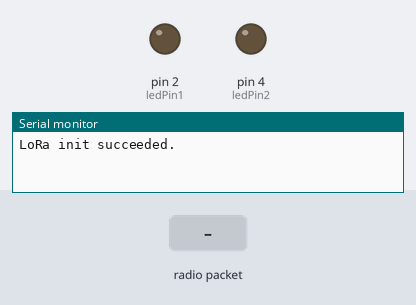
Simulated run of this sketch. Board: Arduino Uno, built with avr-gcc and run on an emulated ATmega328P. Parts: output pins drawn as LEDs (lit = HIGH), the last lines printed to the serial monitor. The test bench sets the inputs (shaded band). No radio packets arrive unless stated.

Above: at 1.2 s.
1.3 s: radio packet "LED1 TOGGLE" arrives
At 3.0 s:
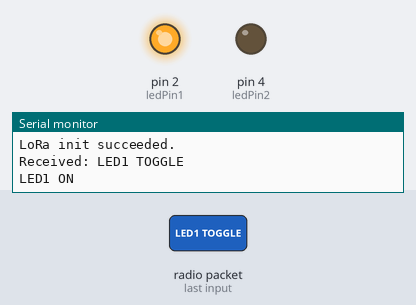
3.8 s: radio packet "LED2 TOGGLE" arrives
At 6.0 s:
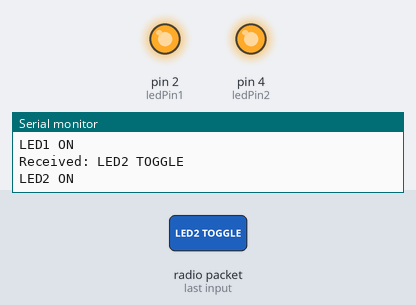
6.3 s: radio packet "LED1 TOGGLE" arrives
At 7.9 s:
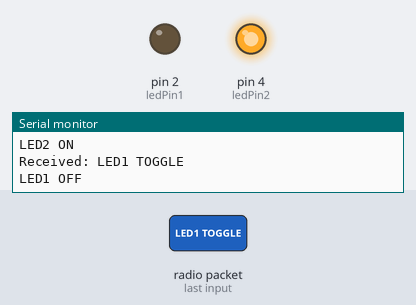
Timing chart, 0 to 9.4 s (numbered marks = the images above; inputs shaded):
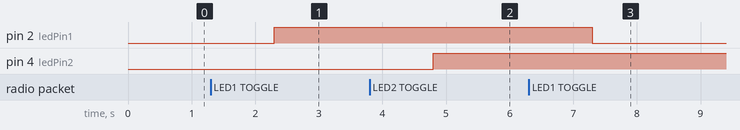

The sketch:

reciever.ino
```cpp
#include <SPI.h>
#include <LoRa.h>

#define SS    5    // Chân NSS (CS) của module LoRa
#define RST   14   // Chân RESET của module LoRa
#define DIO0  26   // Chân DIO0 của module LoRa

// Định nghĩa chân cho 2 LED
const int ledPin1 = 2;  // LED1: ví dụ LED nối với chân 2
const int ledPin2 = 4;  // LED2: ví dụ LED nối với chân 4

// Biến lưu trạng thái LED
bool ledState1 = false;
bool ledState2 = false;

void setup() {
  Serial.begin(115200);
  pinMode(ledPin1, OUTPUT);
  pinMode(ledPin2, OUTPUT);

  // Cấu hình module LoRa
  LoRa.setPins(SS, RST, DIO0);
  if (!LoRa.begin(433E6)) {
    Serial.println("LoRa init failed. Check your connections.");
    while (true);
  }
  Serial.println("LoRa init succeeded.");
}

void loop() {
  int packetSize = LoRa.parsePacket();
  if (packetSize) {
    String message = LoRa.readString();
    Serial.print("Received: ");
    Serial.println(message);

    // Nếu nhận được lệnh "LED1 TOGGLE"
    if (message.indexOf("LED1 TOGGLE") != -1) {
      ledState1 = !ledState1;
      digitalWrite(ledPin1, ledState1 ? HIGH : LOW);
      Serial.println(ledState1 ? "LED1 ON" : "LED1 OFF");
    }

    // Nếu nhận được lệnh "LED2 TOGGLE"
    if (message.indexOf("LED2 TOGGLE") != -1) {
      ledState2 = !ledState2;
      digitalWrite(ledPin2, ledState2 ? HIGH : LOW);
      Serial.println(ledState2 ? "LED2 ON" : "LED2 OFF");
    }
  }
}
```

Measured:
- after the input at 1.3 s, pin 2 (ledPin1): LOW → HIGH after 1.0 s
- after the input at 3.8 s, pin 4 (ledPin2): LOW → HIGH after 1.0 s
- after the input at 6.3 s, pin 2 (ledPin1): HIGH → LOW after 1.0 s
